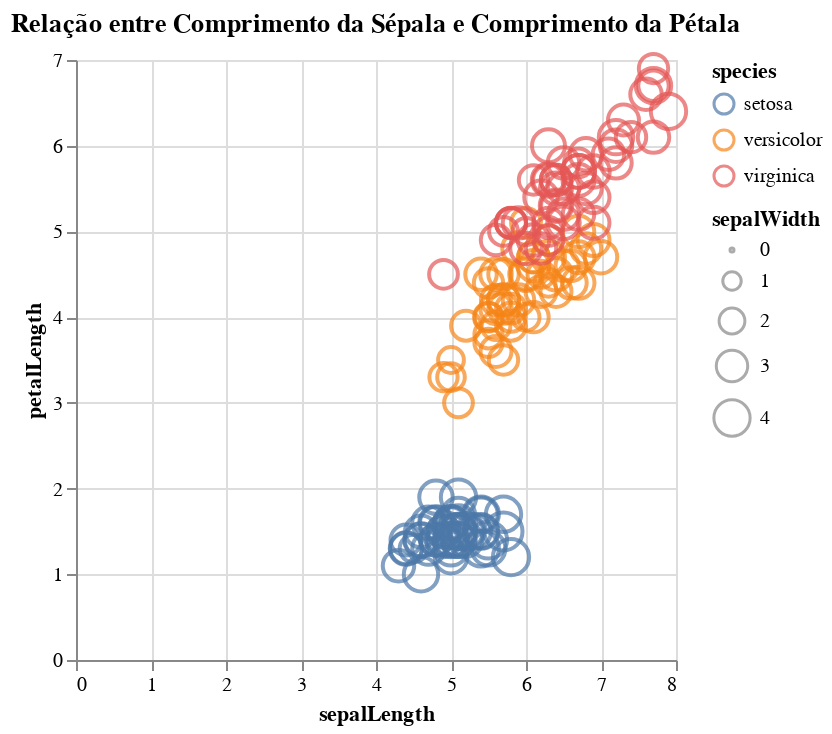

The code cell stored with this chart in its notebook:
### Code cell
alt.Chart(df).mark_point().encode(
    x='sepalLength:Q',
    y='petalLength:Q',
    color='species:N',
    size='sepalWidth:Q'  # Usando a largura da sépala para variar o tamanho dos pontos
).properties(
    title="Relação entre Comprimento da Sépala e Comprimento da Pétala"
)

### Figure 1 — Vega-Lite specification as saved in the notebook (floating-point values rounded to 4 significant figures; data arrays with more than 128 entries replaced by an {"elided": "..."} marker saying what was removed)
{"config": {"view": {"continuousWidth": 300, "continuousHeight": 300}}, "data": {"name": "data-5492ad92962bad06c6c3f4c2fd78919a"}, "mark": {"type": "point"}, "encoding": {"color": {"field": "species", "type": "nominal"}, "size": {"field": "sepalWidth", "type": "quantitative"}, "x": {"field": "sepalLength", "type": "quantitative"}, "y": {"field": "petalLength", "type": "quantitative"}}, "title": "Relação entre Comprimento da Sépala e Comprimento da Pétala", "$schema": "https://vega.github.io/schema/vega-lite/v5.20.1.json", "datasets": {"data-5492ad92962bad06c6c3f4c2fd78919a": {"elided": "150 records"}}}
